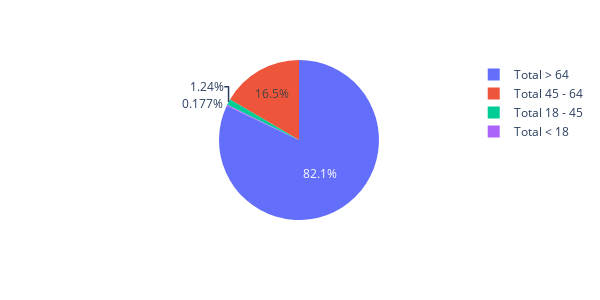

Here is the notebook cell this chart was saved with:
### Markdown cell above
# Distribution of rates by age groups

### Code cell
rate_age=df.iloc[:,4:8]
rate_age["Total.< 18"] = rate_age["Rates.Age.< 18"].mean()
rate_age["Total.18-45"] = rate_age["Rates.Age.18-45"].mean()
rate_age["Total.45-64"] = rate_age["Rates.Age.45-64"].mean()
rate_age["Total.> 64"] = rate_age["Rates.Age.> 64"].mean()
fig = px.pie(rate_age,values=rate_age.iloc[0,4:],
             names=['Total < 18','Total 18 - 45','Total 45 - 64','Total > 64'],
            width=600,height=300)
fig.show()

### Figure 1 — Plotly figure (JSON) as saved in the notebook; plotly's stock layout.template omitted (floating-point values rounded to 4 significant figures)
{"data": [{"domain": {"x": [0, 1], "y": [0, 1]}, "hovertemplate": "label=%{label}<br>value=%{value}<extra></extra>", "labels": ["Total < 18", "Total 18 - 45", "Total 45 - 64", "Total > 64"], "legendgroup": "", "name": "", "showlegend": true, "type": "pie", "values": [2.12, 14.76, 197.6, 980.9]}], "layout": {"height": 300, "legend": {"tracegroupgap": 0}, "margin": {"t": 60}, "width": 600}}
